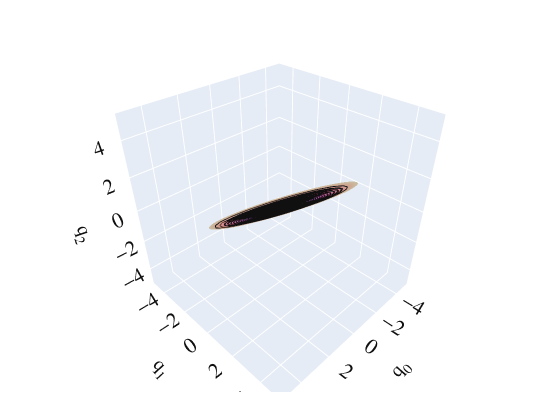

The code cell stored with this chart in its notebook:
### Markdown cell above
Now both ```ssm.decoder``` and ```ssm.encoder``` are fitted.

## we plot the manifold in the observable space and the reduced corrdinates.

### Code cell
fig = plotter.make_plot(ssm, data_name = 'observables', idx_trajectories=[0, 1], idx_coordinates=[0, 1, 2],
                        with_predictions = False, add_surface = True)
fig.show()

### Figure 1 — Plotly figure (JSON) as saved in the notebook; plotly's stock layout.template omitted (floating-point values rounded to 4 significant figures; data arrays with more than 128 entries replaced by an {"elided": "..."} marker saying what was removed)
{"data": [{"colorscale": [[0, "rgb(75, 41, 145)"], [0.1667, "rgb(135, 44, 162)"], [0.3333, "rgb(192, 54, 157)"], [0.5, "rgb(234, 79, 136)"], [0.6667, "rgb(250, 120, 118)"], [0.8333, "rgb(246, 169, 122)"], [1, "rgb(237, 217, 163)"]], "opacity": 0.7, "showlegend": false, "showscale": false, "surfacecolor": {"elided": "101x101 float values"}, "type": "surface", "x": {"elided": "101x101 float values"}, "y": {"elided": "101x101 float values"}, "z": {"elided": "101x101 float values"}}, {"line": {"color": "#101010", "width": 2}, "mode": "lines", "name": "", "showlegend": false, "type": "scatter3d", "x": {"elided": "2400 float values"}, "y": {"elided": "2400 float values"}, "z": {"elided": "2400 float values"}}, {"line": {"color": "#101010", "width": 2}, "mode": "lines", "name": "", "showlegend": false, "type": "scatter3d", "x": {"elided": "2386 float values"}, "y": {"elided": "2386 float values"}, "z": {"elided": "2386 float values"}}], "layout": {"autosize": true, "font": {"color": "#101010", "family": "Helvetica", "size": 16}, "height": 420, "margin": {"b": 28, "l": 28, "r": 28, "t": 28}, "scene": {"xaxis": {"range": [-5.108, 5.321], "title": {"text": "q<sub>0</sub>"}}, "yaxis": {"range": [-5.108, 5.321], "title": {"text": "q<sub>1</sub>"}}, "zaxis": {"range": [-5.108, 5.321], "title": {"text": "q<sub>2</sub>"}}}, "width": 560}}
